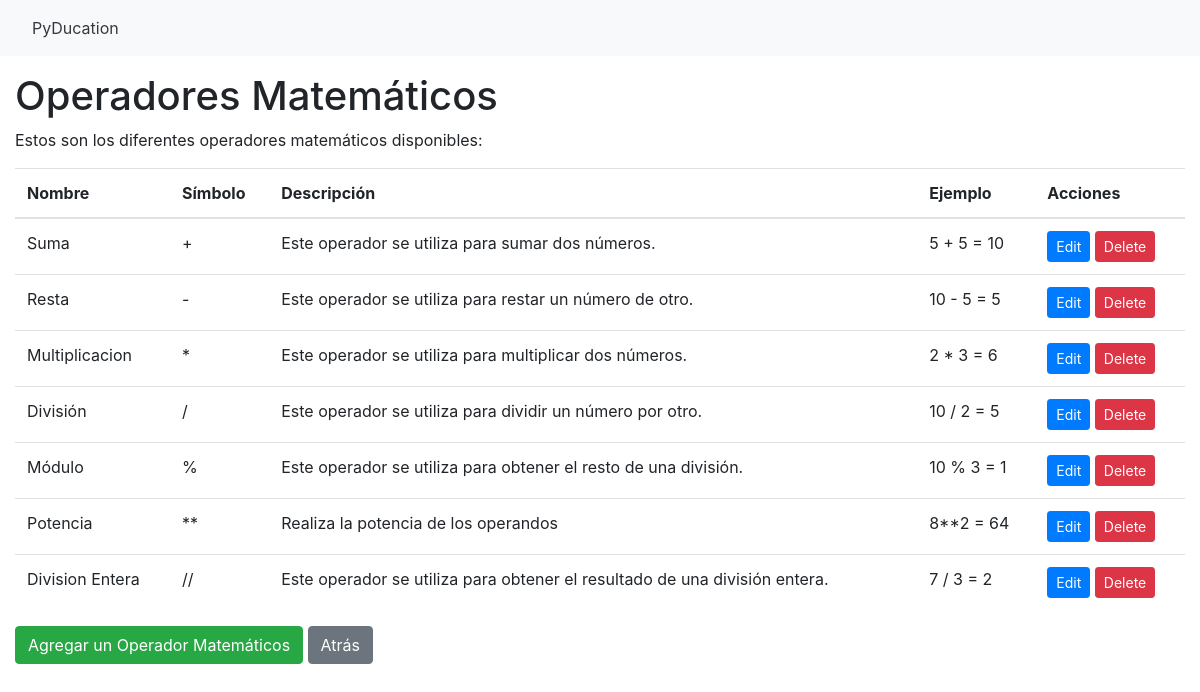
/math_operators/, run on an earlier commit of the app's database.
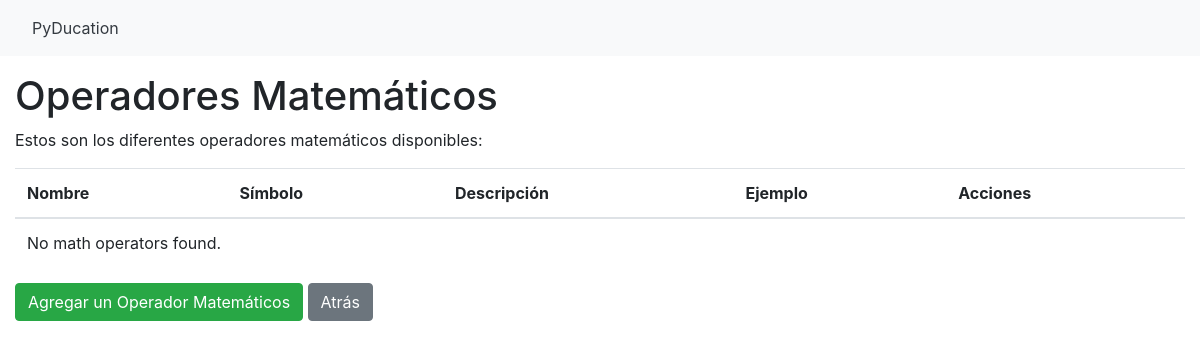
And on a later commit of the database.
### blog/models.py (models this page shows)
class MathOperator(models.Model):
    name = models.CharField(max_length=50)
    symbol = models.CharField(max_length=10)
    description = models.TextField()
    example = models.CharField(max_length=50, blank=True, null=True)

### blog/views.py (the view)
# urls.py: path('math_operators/', MathOperatorListView.as_view(), name='math_operator_list'),
class MathOperatorListView(ListView):
    model = MathOperator
    template_name = 'math_operators/math_operator_list.html'
    context_object_name = 'math_operators'

### PyDucation/templates/math_operators/math_operator_list.html
{% extends 'PyDucation/base.html' %}
{% block content %}
  <h1>Operadores Matemáticos</h1>
  <p>Estos son los diferentes operadores matemáticos disponibles:</p>
  <table class="table">
    <thead>
      <tr>
        <th>Nombre</th>
        <th>Símbolo</th>
        <th>Descripción</th>
        <th>Ejemplo</th>
        <th>Acciones</th>
      </tr>
    </thead>
    <tbody>
      {% for math_operator in math_operators %}
      <tr>
        <td>{{ math_operator.name }}</td>
        <td>{{ math_operator.symbol }}</td>
        <td>{{ math_operator.description }}</td>
        <td>{{ math_operator.example }}</td>
        <td>
          <a href="{% url 'math_operator_update' math_operator.pk %}" class="btn btn-primary btn-sm">Edit</a>
          <a href="{% url 'math_operator_delete' math_operator.pk %}" class="btn btn-danger btn-sm">Delete</a>
        </td>
      </tr>
      {% empty %}
      <tr>
        <td colspan="5">No math operators found.</td>
      </tr>
      {% endfor %}
    </tbody>
  </table>
  <a href="{% url 'math_operator_create' %}" class="btn btn-success">Agregar un Operador Matemáticos</a>
  <a href="{% url 'pyducation' %}" class="btn btn-secondary">Atrás</a>
{% endblock %}

### PyDucation/templates/PyDucation/base.html (shortened to what this page needs)
<!DOCTYPE html>
<html lang="en">
<head>
    <link rel="stylesheet" href="https://stackpath.bootstrapcdn.com/bootstrap/4.3.1/css/bootstrap.min.css"
>
    <link rel="stylesheet" href="https://cdnjs.cloudflare.com/ajax/libs/font-awesome/5.15.1/css/all.min.css"
 />
</head>
<body>
    <nav class="navbar navbar-expand-lg navbar-light bg-light">
        {% if user.is_authenticated %}
            <a class="nav-link text-dark mr-auto" href="{% url 'pyducation' %}">PyDucation</a>
            <a class="nav-link text-dark" href="{% url 'data_type_list' %}">Tipos de Datos</a>
            <a class="nav-link text-dark" href="{% url 'math_operator_list' %}">Operadores Matemáticos</a>
            <a class="nav-link text-dark" href="{% url 'function_list' %}">Funciones</a>
            <a class="nav-link text-dark mr-auto" href="{% url 'practice_exercise_list' %}">Ejercicios</a>
            <a class="nav-link text-dark mr-auto" href="">Ayuda</a>
        {% else %}
            <a class="nav-link text-dark mr-auto" href="{% url 'home' %}">PyDucation</a>
        {% endif %}
    </nav>
    <div class="container-fluid mt-3">
        {% block content %}{% endblock %}
    </div>

What changed in the data, as far as the page shows it:
removed MathOperator: name "Suma", symbol "+", description "Este operador se utiliza para sumar dos números.", example "5 + 5 = 10"
removed MathOperator: name "Resta", symbol "-", description "Este operador se utiliza para restar un número de otro.", example "10 - 5 = 5"
removed MathOperator: name "Multiplicacion", symbol "*", description "Este operador se utiliza para multiplicar dos números.", example "2 * 3 = 6"
removed MathOperator: name "División", symbol "/", description "Este operador se utiliza para dividir un número por otro.", example "10 / 2 = 5"
removed MathOperator: name "Módulo", symbol "%", description "Este operador se utiliza para obtener el resto de una división.", example "10 % 3 = 1"
removed MathOperator: name "Potencia", symbol "**", description "Realiza la potencia de los operandos", example "8**2 = 64"
removed MathOperator: name "Division Entera", symbol "//", description "Este operador se utiliza para obtener el resultado de una división entera.", example "7 / 3 = 2"
Also different on the page:
text now shown: "No math operators found."
